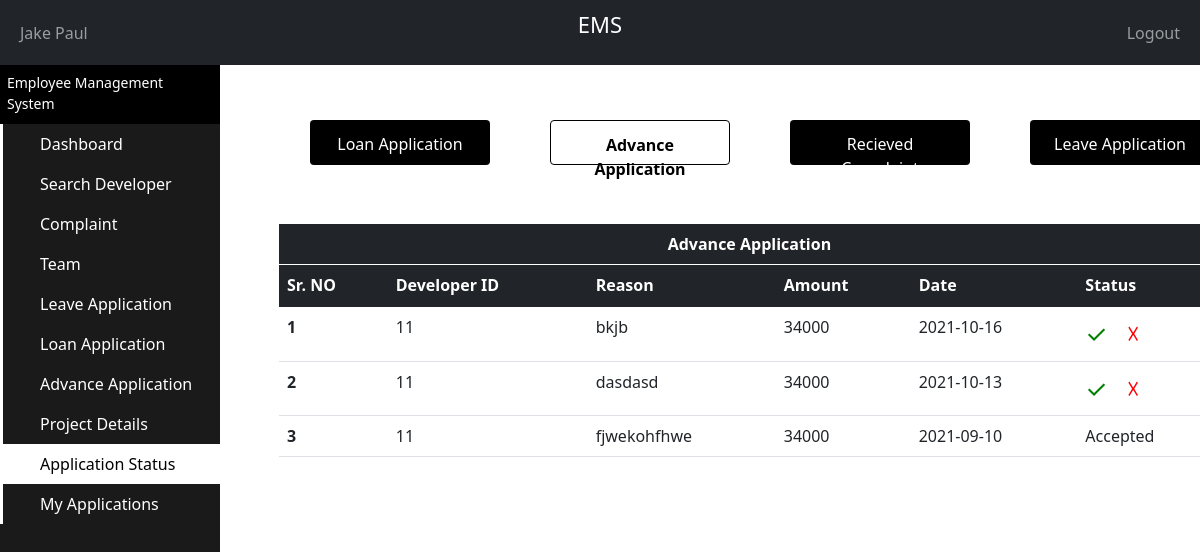
Page /PHP/Manager_ApplicationStatusAdvance.php (signed in) on the committed database.
### tables this page shows
CREATE TABLE `advance_table` (
  `AdvanceTable_ID` int(11) NOT NULL,
  `Developer_ID` int(11) NOT NULL,
  `Manager_ID` int(11) NOT NULL,
  `Reason` varchar(500) NOT NULL,
  `Amount` int(11) NOT NULL,
  `DateApplied` date NOT NULL,
  `Status` varchar(25) NOT NULL,
  `Active` varchar(3) NOT NULL
);

### PHP/Manager_ApplicationStatusAdvance.php (the view, shortened to what this page needs)
<?php
    include "Connection.php";
?>
<!doctype html>
<html lang="en">
  <head>
    <link href="https://cdn.jsdelivr.net/npm/bootstrap@5.1.1/dist/css/bootstrap.min.css" rel="stylesheet">
  </head>
  <body>
  <nav class="navbar navbar-expand-md navbar-dark bg-dark">
      <div class="container-fluid">
        <div class="navbar-collapse collapse w-100 order-1 order-md-0 dual-collapse2">
          <ul class="navbar-nav me-auto">
            <li class="nav-item active">
              <a class="nav-link" href="Manager_PersonalDetails.php">
                <?php
                  if(isset($_SESSION['fname']) && isset($_SESSION['lname']))
                  {
                    echo"$_SESSION[fname] $_SESSION[lname]";
                  }
                  else
                   echo"Manager Name";
                  ?>
              </a>
            </li>
          </ul>
        </div>
        <div class="mx-auto order-0">
          <p style="color: white;font-size:22px;">EMS</p>
        </div>
        <div class="navbar-collapse collapse w-100 order-3 dual-collapse2">
          <ul class="navbar-nav ms-auto">
            <li class="nav-item">
              <a class="nav-link" href="Logout.php">Logout</a>
            </li>
          </ul>
        </div>
      </div>
    </nav>
    <div class="sidebar-container">
      <div class="sidebar-logo">
        <span> Employee Management System </span>
      </div>
      <ul class="sidebar-navigation">
        <li>
          <a style="text-decoration: none;" href="Manager_Dashboard.php">
            <i class="fa fa-home" aria-hidden="true"></i> Dashboard
          </a>
        </li>
        <li>
          <a style="text-decoration: none;" href="Manager_SearchDeveloper.php">
            <i class="fa fa-tachometer" aria-hidden="true"></i> Search Developer
          </a>
        </li>
        <li>
          <a style="text-decoration: none;" href="Manager_Complaint.php">
            <i class="fa fa-tachometer" aria-hidden="true"></i> Complaint
          </a>
        </li>
        <li>
          <a style="text-decoration: none;" href="Manager_Team.php">
            <i class="fa fa-tachometer" aria-hidden="true"></i> Team
          </a>
        </li>
        <li>
          <a style="text-decoration: none;;" href="Manager_LeaveApplication.php">
            <i class="fa fa-tachometer" aria-hidden="true"></i> Leave Application
          </a>
        </li>
        <li>
          <a style="text-decoration: none;" href="Manager_LoanApplication.php">
            <i class="fa fa-tachometer" aria-hidden="true"></i> Loan Application
          </a>
        </li>
        <li>
          <a style="text-decoration: none;" href="Manager_AdvanceApplication.php">
            <i class="fa fa-tachometer" aria-hidden="true"></i> Advance Application
          </a>
        </li>
        <li>
          <a style="text-decoration: none;" href="Manager_ProjectDetails.php">
          <i class="fa fa-tachometer" aria-hidden="true"></i>Project Details
          </a>
        </li>
        <li>
          <a style="text-decoration: none;background-color: white;color: black;" href="Manager_ApplicationStatusLeave.php">
            <i class="fa fa-tachometer" aria-hidden="true"></i> Application Status
          </a>
        </li>
        <li>
          <a style="text-decoration: none;" href="Manager_ApplicationStatus.php">
            <i class="fa fa-tachometer" aria-hidden="true"></i> My Applications
          </a>
        </li>
      </ul>
    </div>
    <div class="content-container">
      <div  style="width:100%;overflow-y: scroll; height:85%;position:fixed" class="container-fluid">
      <div >
      <div style="margin-top: 3%;padding-bottom: 5%;"class="row">
            <a href="Manager_ApplicationStatusLoan.php" style="height:45px;width:15%;margin-left: 7.5%;background-color: black;color:white;" class ="AcitonButtons" value="Admin Dashboard">Loan Application</a>
            <a href="Manager_ApplicationStatusAdvance.php" style="height:45px;width:15%;margin-left: 5%;background-color: white;color:black;border:1px solid black"class ="AcitonButtons" value="Update Information"><b>Advance Application</b></a>
            <a href="Manager_ApplicationStatusComplaint.php" style="height:45px;width:15%;margin-left: 5%;background-color: black;color:white;"class ="AcitonButtons" value="Recieved Complaint">Recieved Complaint</a>
            <a href="Manager_ApplicationStatusLeave.php" style="height:45px;width:15%;margin-left: 5%;background-color: black;color:white;" class ="AcitonButtons" value="Admin Dashboard">Leave Application</a>
        </div>
        <div style="width:80%;">
          <?php
            $ID = $_SESSION["uid"];
            $sql = "SELECT * FROM advance_table WHERE Manager_ID ='$ID' and Developer_ID != '-1' ORDER BY DateApplied DESC";
            $i = 0;
            $result = mysqli_query($con, $sql);
            echo'
                <div style="width:100%;margin-left: 5%;margin-top: 0%;float:left;"class="jumbotron">
                  <table style="margin-bottom: 0px;padding-bottom: 0px;"class="table">
                    <thead class="table-dark">
                      <tr >
                        <th style="text-align: center;border-bottom: 1px solid white;">Advance Application</th>
                      </tr>
                    </thead>
                  </table>
                </div>';
                echo'
                <div style="width:100%;margin-left: 5%;float:left"class="jumbotron">
                <table style="margin-top:0px;padding-top: 0px"class="table">
                  <thead class="table-dark">
                    <tr>
                      <th scope="col">Sr. NO</th>
                      <th scope="col">Developer ID</th>
                      <th scope="col">Reason</th>
                      <th scope="col">Amount</th>
                      <th scope="col">Date</th>
                      <th scope="col">Status</th>
                    </tr>
                  </thead>
                  <tbody>';
                  while($row=mysqli_fetch_array($result))
                  {
                    $i++;
                    echo'
                    <tr>
                      <th>'.$i.'</th>
                      <td>'.$row["Developer_ID"].'</td>
                      <td>'.$row["Reason"] .'</td>
                      <td>'.$row["Amount"].'</td>
                      <td>'.$row["DateApplied"].'</td>
                      ';
                      if($row["Status"] != "Pending")
                      {
                        echo'<td>'.$row["Status"].'</td>';
                      }
                      else
                      {
                        echo'<td><a style="text-decoration:none;font-size:25px;color:green"
                        href="Manager_ApplicationStatusAcceptReject.php?ID='.$row["AdvanceTable_ID"].'&Status=Accepted&Type=Advance">
                        &#10003;</a><a>&nbsp&nbsp&nbsp</a><a style="text-decoration:none;font-size:25px;color:red"
                        href="Manager_ApplicationStatusAcceptReject.php?ID='.$row["AdvanceTable_ID"].'&Status=Rejected&Type=Advance">
                        &#9747;</a></td>';
                      }
                    echo'</tr>';
                  };
                  echo'</tbody>
                  </table>
                  </div>';
        ?>
        </div>
      </div>
    </div>
    </div>
  </body>
</html>

### PHP/Manager_ApplicationStatusAdvance.php (style rules this page uses)
.AcitonButtons { background-color: #04AA6D; color: rgb(255, 255, 255); padding: 12px 20px; border: none; border-radius: 4px; text-decoration: none; text-align:center; cursor: pointer; float: right; }
html,body { height:100%; margin: 0; }
.sidebar-container { position: fixed; width: 220px; height: 100%; left: 0; overflow-x: hidden; overflow-y: auto; background: #1a1a1a; color: #fff; }
.content-container { padding-top: 20px; }
.sidebar-logo { padding: 7px 15px 10px 7px; font-size: 14px; background-color: #000000; }
.sidebar-navigation { padding: 0; margin: 0; list-style-type: none; position: relative; }
.sidebar-navigation li { background-color: transparent; position: relative; display: inline-block; width: 100%; line-height: 20px; }
.sidebar-navigation li a { padding: 10px 15px 10px 30px; display: block; color: #fff; }
.sidebar-navigation li::before { background-color: white; position: absolute; content: ''; height: 100%; left: 0; top: 0; -webkit-transition: width 0.2s ease-in; transition: width 0.2s ease-in; color: #000000; width: 3px; z-index: -1; }
.content-container { padding-left: 220px; }

### rows in the picture
advance_table: Developer_ID "11", Reason "bkjb", Amount "34000", DateApplied "2021-10-16"
advance_table: Developer_ID "11", Reason "dasdasd", Amount "34000", DateApplied "2021-10-13"
advance_table: Developer_ID "11", Reason "fjwekohfhwe", Amount "34000", DateApplied "2021-09-10", Status "Accepted"

### other values in the picture
$_SESSION[fname] "Jake"
$_SESSION[lname] "Paul"
